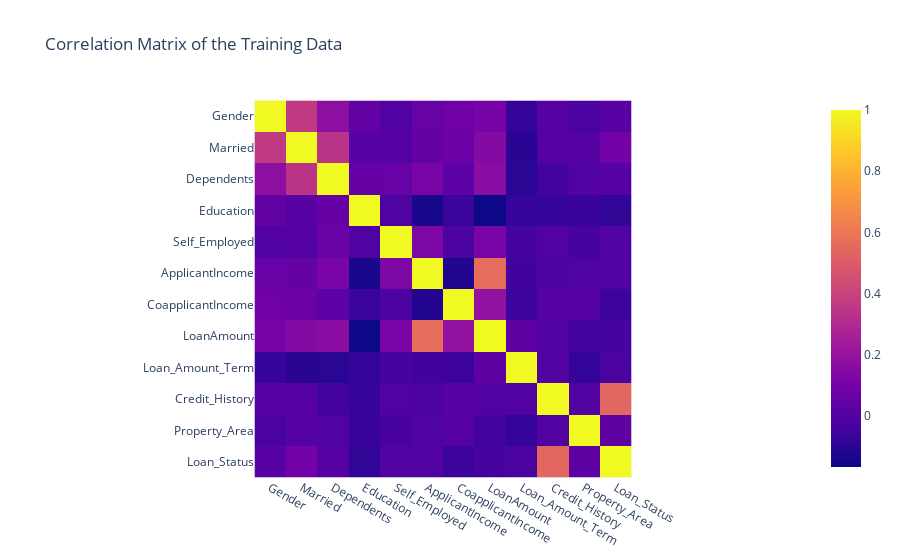

This figure's notebook cell:
### Code cell
#plot the correlation matrix of the training data
correlation_matrix = train.corr()
fig = px.imshow(correlation_matrix, title='Correlation Matrix of the Training Data')
fig.show()

### Figure 1 — Plotly figure (JSON) as saved in the notebook; plotly's stock layout.template omitted (floating-point values rounded to 4 significant figures; data arrays with more than 128 entries replaced by an {"elided": "..."} marker saying what was removed)
{"data": [{"coloraxis": "coloraxis", "hovertemplate": "x: %{x}<br>y: %{y}<br>color: %{z}<extra></extra>", "name": "0", "type": "heatmap", "x": ["Gender", "Married", "Dependents", "Education", "Self_Employed", "ApplicantIncome", "CoapplicantIncome", "LoanAmount", "Loan_Amount_Term", "Credit_History", "Property_Area", "Loan_Status"], "xaxis": "x", "y": ["Gender", "Married", "Dependents", "Education", "Self_Employed", "ApplicantIncome", "CoapplicantIncome", "LoanAmount", "Loan_Amount_Term", "Credit_History", "Property_Area", "Loan_Status"], "yaxis": "y", "z": {"elided": "12x12 float values"}}], "layout": {"coloraxis": {"colorscale": [[0, "#0d0887"], [0.1111, "#46039f"], [0.2222, "#7201a8"], [0.3333, "#9c179e"], [0.4444, "#bd3786"], [0.5556, "#d8576b"], [0.6667, "#ed7953"], [0.7778, "#fb9f3a"], [0.8889, "#fdca26"], [1, "#f0f921"]]}, "title": {"text": "Correlation Matrix of the Training Data"}, "xaxis": {"anchor": "y", "constrain": "domain", "domain": [0, 1], "scaleanchor": "y"}, "yaxis": {"anchor": "x", "autorange": "reversed", "constrain": "domain", "domain": [0, 1]}}}
